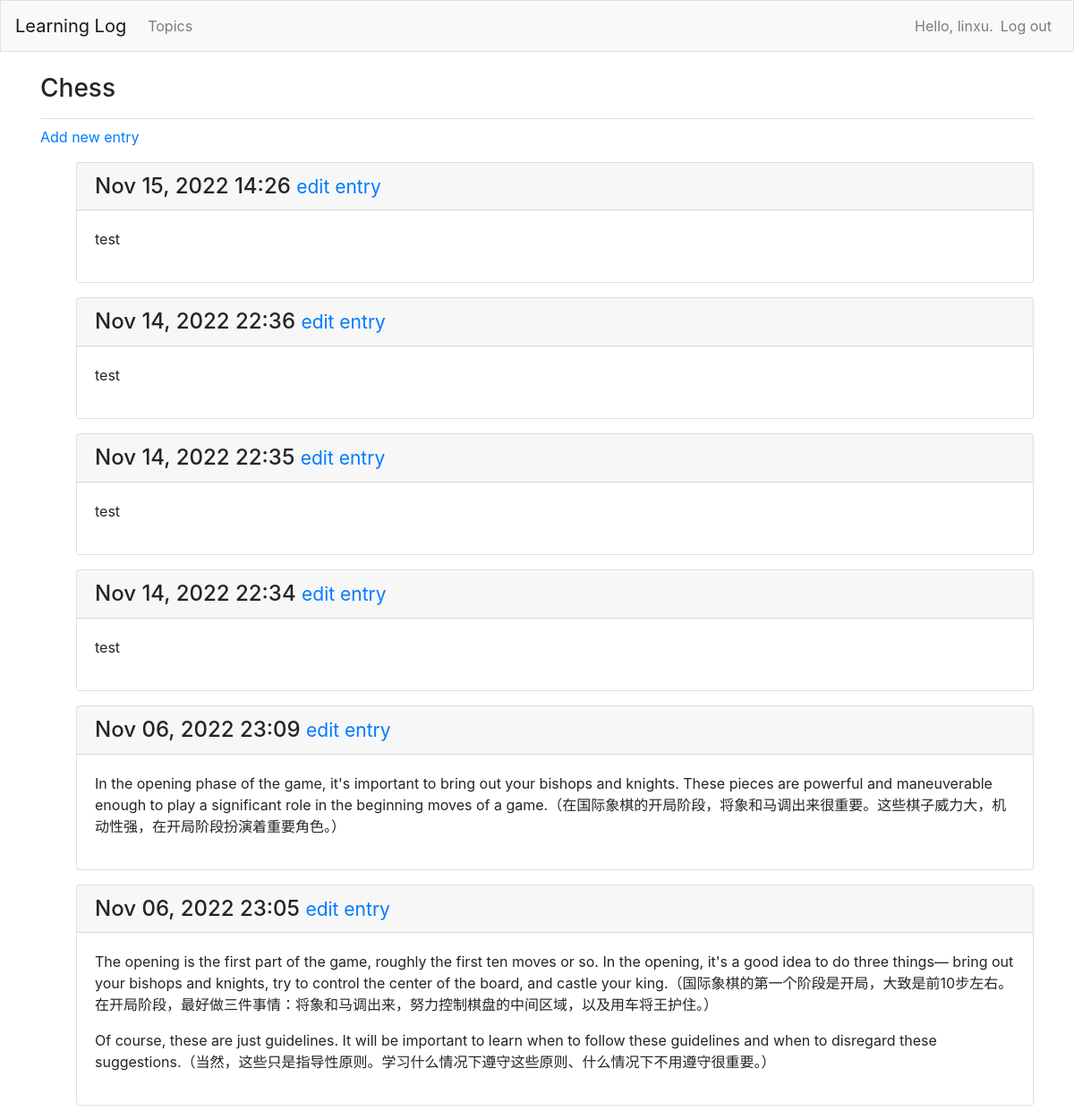
The app's page /topics/1/ (signed in), older data.
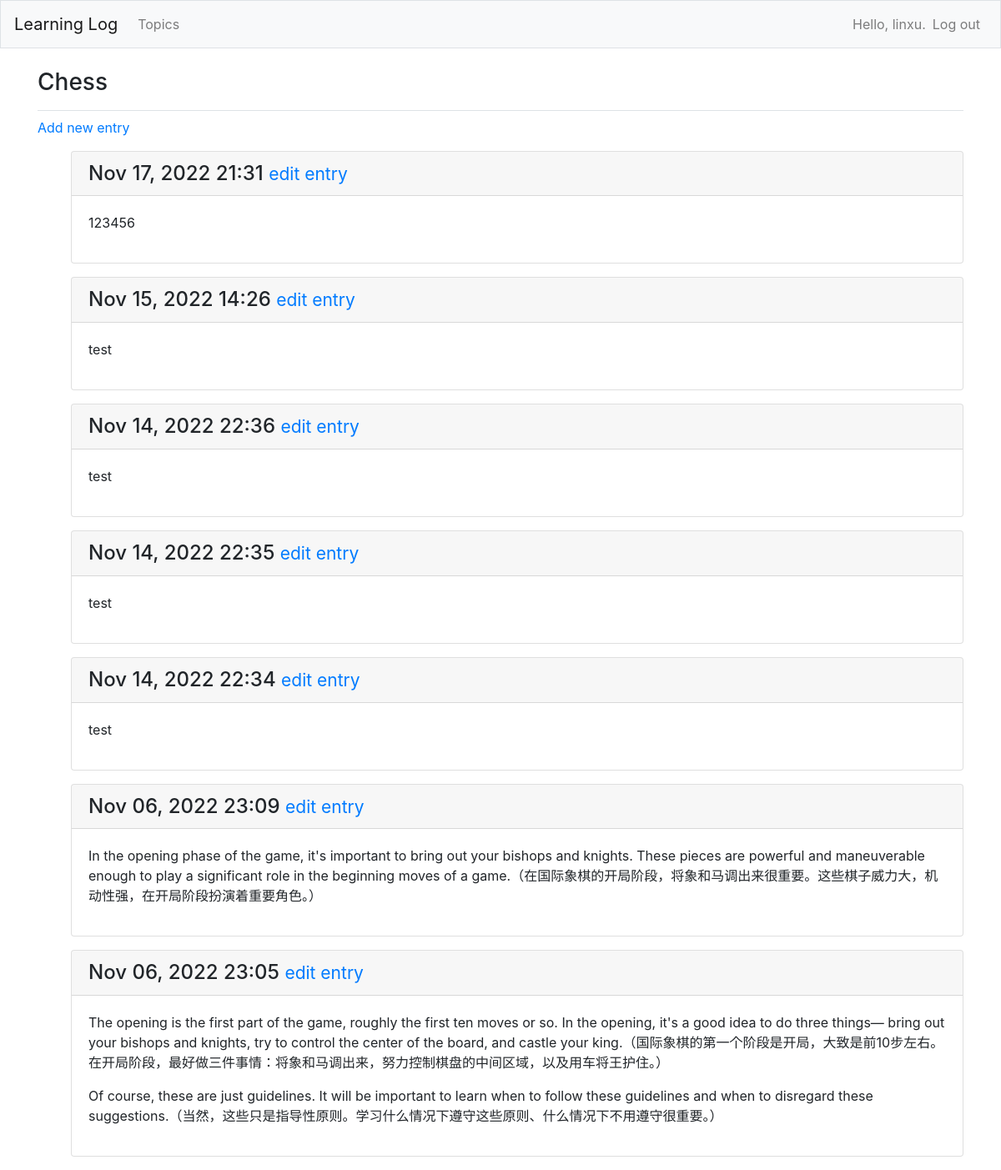
The same page, newer data.
### learning_logs/models.py (models this page shows, shortened)
class Entry(models.Model):
    topic = models.ForeignKey(Topic,on_delete=models.CASCADE)
    text = models.TextField()
    date_added = models.DateTimeField(auto_now_add=True)
    class Meta:
        verbose_name_plural = 'entries'

### learning_logs/views.py (the view)
# urls.py: path('topics/<int:topic_id>/', views.topic, name='topic'),
@login_required
def topic(request, topic_id):
    topic = Topic.objects.get(id=topic_id)
    if topic.owner != request.user:
        raise Http404
    entries = topic.entry_set.order_by('-date_added')
    context = {'topic': topic, 'entries': entries}
    return render(request, 'learning_logs/topic.html', context)

### learning_logs/models.py (called while the page is built)
    def __str__(self):
        return self.text

### learning_logs/templates/learning_logs/topic.html
{% extends 'learning_logs/base.html' %}
{% block page_header %}
  <h3>{{ topic }}</h3>
{% endblock page_header %}
{% block content %}
  <p>
    <a href="{% url 'learning_logs:new_entry' topic.id %}">Add new entry</a>
  </p>
  <ul>
  {% for entry in entries %}
    <div class="card mb-3">
      <h4 class="card-header">
        {{ entry.date_added|date:'M d, Y H:i' }}
        <small><a href="{% url 'learning_logs:edit_entry' entry.id %}">
            edit entry</a></small>
      </h4>
      <div class="card-body">
        {{ entry.text|linebreaks }}
      </div>
    </div>
  {% empty %}
	<div class="alert alert-success" role="alert">
		There are no entries for this topic yet!
	</div>
  {% endfor %}
{% endblock content %}

Row changes from the older to the newer data that the page shows:
added Entry: date_added "Nov 17, 2022 21:31", text "123456"
